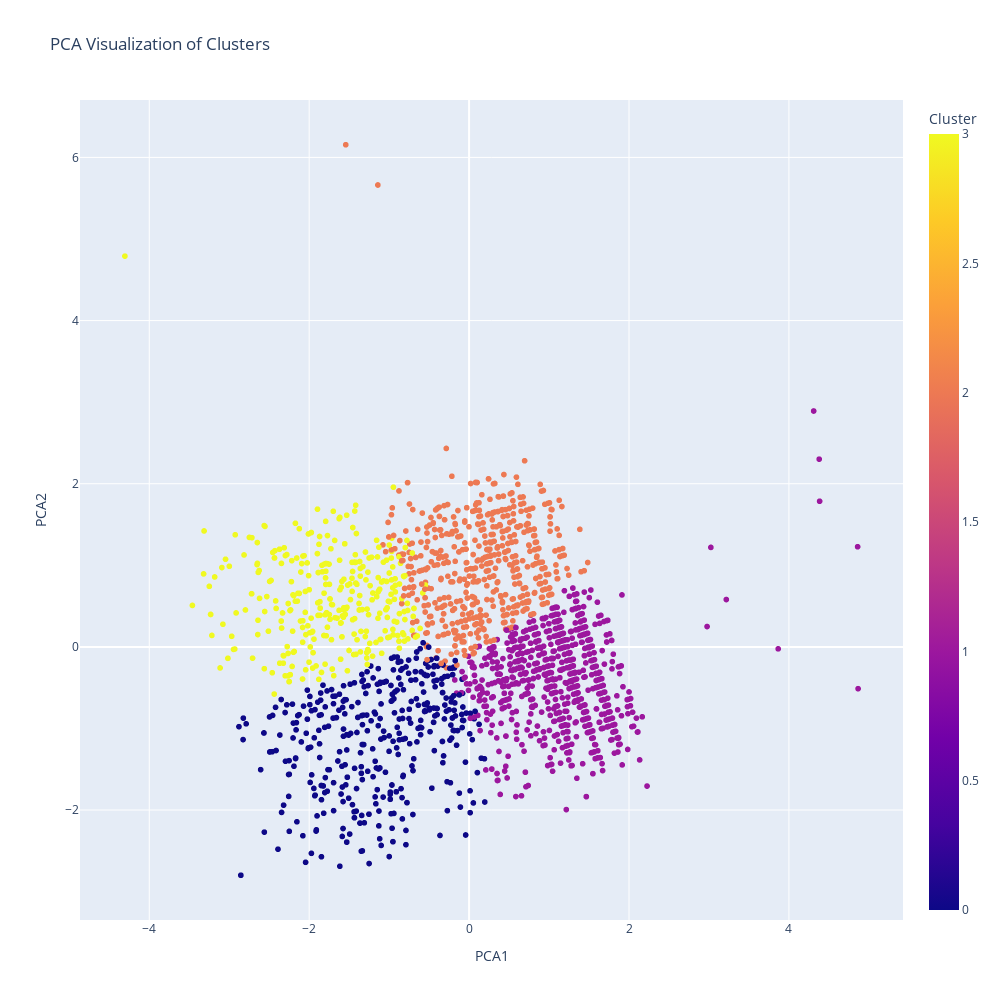

The notebook cell saved with this chart:
### Code cell
fig.show()

### Figure 1 — Plotly figure (JSON) as saved in the notebook; plotly's stock layout.template omitted (floating-point values rounded to 4 significant figures; data arrays with more than 128 entries replaced by an {"elided": "..."} marker saying what was removed)
{"data": [{"customdata": {"elided": "2229x1 int values"}, "hovertemplate": "PCA1=%{x:.2f}<br>PCA2=%{y:.2f}<br>Cluster=%{marker.color}<extra></extra>", "legendgroup": "", "marker": {"color": {"elided": "2229 int values"}, "coloraxis": "coloraxis", "symbol": "circle"}, "mode": "markers", "name": "", "showlegend": false, "type": "scattergl", "x": {"elided": "2229 float values"}, "xaxis": "x", "y": {"elided": "2229 float values"}, "yaxis": "y"}], "layout": {"coloraxis": {"colorbar": {"title": {"text": "Cluster"}}, "colorscale": [[0, "#0d0887"], [0.1111, "#46039f"], [0.2222, "#7201a8"], [0.3333, "#9c179e"], [0.4444, "#bd3786"], [0.5556, "#d8576b"], [0.6667, "#ed7953"], [0.7778, "#fb9f3a"], [0.8889, "#fdca26"], [1, "#f0f921"]]}, "height": 1000, "legend": {"tracegroupgap": 0}, "title": {"text": "PCA Visualization of Clusters"}, "width": 1000, "xaxis": {"anchor": "y", "autorange": true, "domain": [0, 1], "range": [-4.866, 5.427], "title": {"text": "PCA1"}, "type": "linear"}, "yaxis": {"anchor": "x", "autorange": true, "domain": [0, 1], "range": [-3.348, 6.704], "title": {"text": "PCA2"}, "type": "linear"}}}
